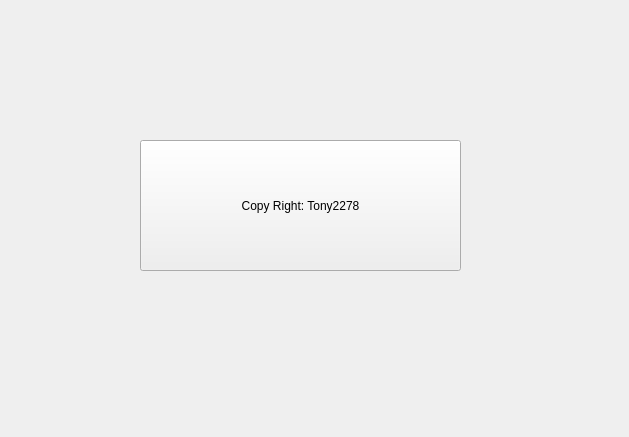
<?xml version="1.0" encoding="UTF-8"?>
<ui version="4.0">
 <class>FormAbout</class>
 <widget class="QWidget" name="FormAbout">
  <property name="geometry">
   <rect>
    <x>0</x>
    <y>0</y>
    <width>629</width>
    <height>437</height>
   </rect>
  </property>
  <property name="windowTitle">
   <string>CopyRight</string>
  </property>
  <widget class="QPushButton" name="pushButton">
   <property name="geometry">
    <rect>
     <x>140</x>
     <y>140</y>
     <width>321</width>
     <height>131</height>
    </rect>
   </property>
   <property name="toolTip">
    <string>loveu1061@126.com</string>
   </property>
   <property name="statusTip">
    <string>loveu1061@126.com</string>
   </property>
   <property name="text">
    <string>Copy Right: Tony2278</string>
   </property>
  </widget>
 </widget>
 <resources/>
 <connections/>
</ui>
